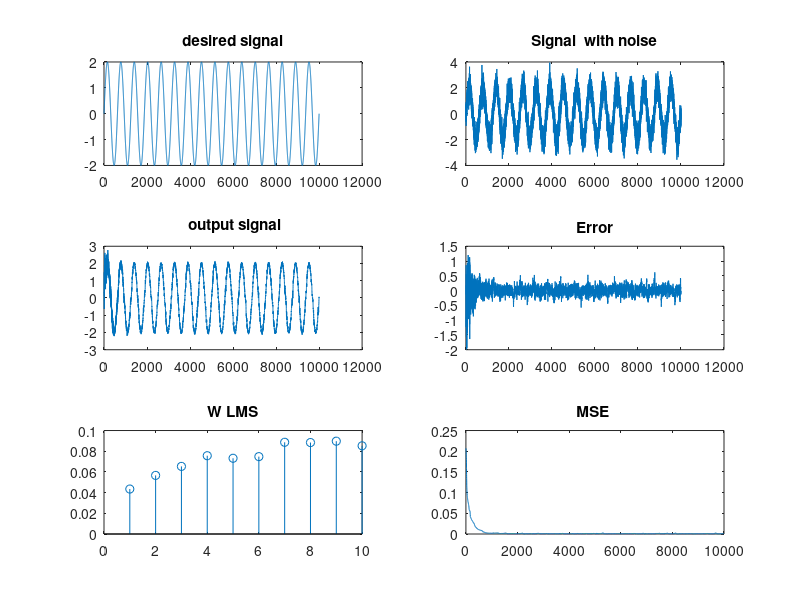
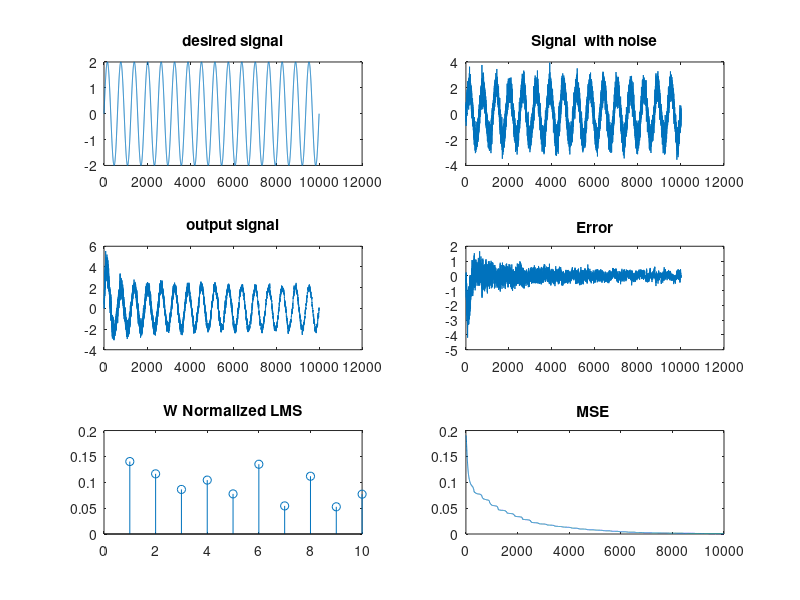
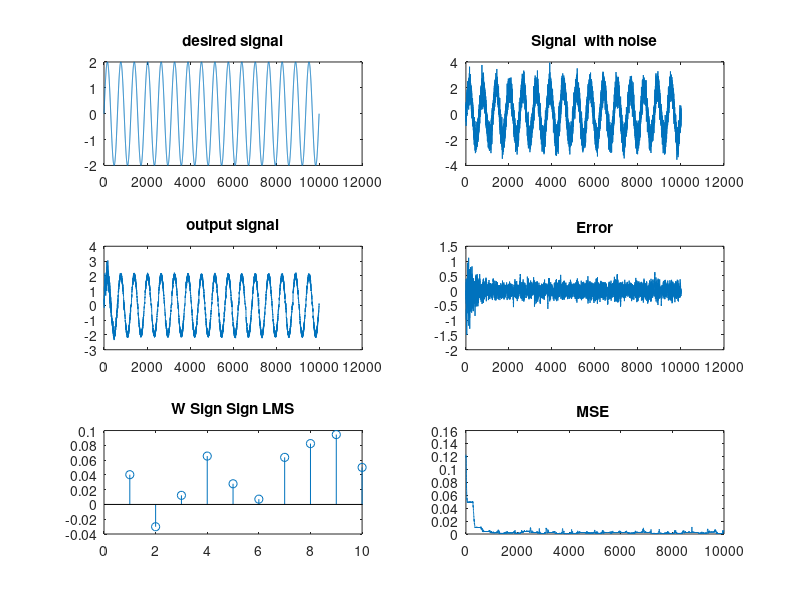
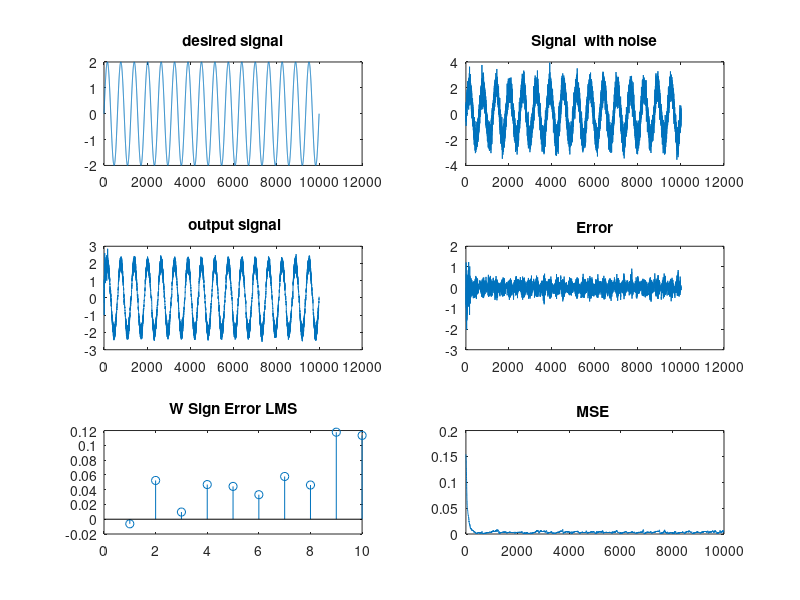

These charts were generated, in order, by the following MATLAB code:
clc;
close all;
clear all;
t=0:(0.0001):1;
dn=2*sin(2*pi*16*t); %desired
N=numel(dn);
un=dn(1:N)+0.5*randn(1,N);%signal with noise
u = 0.01;%step size
M = 10;%filter length
R = [];
r=xcorr(un,un); %
for i=1:1:M
 R(i)=r(N-i+1);
end
p=xcorr(dn,un); 
for i=1:1:M
 P(i)=p(N-i+1);
end
Rn=toeplitz(R); 
Wo=(inv(Rn))*P'; 
w1 = rand(M,1);
w2 = rand(M,1);
w3 = rand(M,1);
w4 = rand(M,1);
y1 = [];
y2 = [];
y3 = [];
y4 = [];
Me1 = [];
Me2 = [];
Me3 = [];
Me4 = [];
for i = M:N
 X = (un(i:-1:(i-M+1)))';
 e1(i) = dn(i) - w1'*X;
 w1 = w1 + (u*X*e1(i));
 y1(i) = w1'*X;
 Me1 = [Me1 immse(w1,Wo)];
end
figure();
subplot(3,2,1),plot(dn);title('desired signal');
subplot(3,2,2),plot(un);title('Signal  with noise');
subplot(3,2,3),plot(y1);title(' output signal');
subplot(3,2,4),plot(e1);title('Error');
subplot(3,2,5),stem(w1);title('W LMS');
subplot(3,2,6),plot(Me1);title('MSE ');
for i = M:N
 X = (un(i:-1:(i-M+1)))';
 e2(i) = dn(i) - w2'*X;
 w2 = w2 + ((u*X*e2(i))/((norm(X))^2)); 
 y2(i) = w2'*X;
 Me2 = [Me2 immse(w2,Wo)];
end
figure();
subplot(3,2,1),plot(dn);title('desired signal');
subplot(3,2,2),plot(un);title('Signal  with noise');
subplot(3,2,3),plot(y2);title('output signal');
subplot(3,2,4),plot(e2);title('Error');
subplot(3,2,5),stem(w2);title('W Normalized LMS');
subplot(3,2,6),plot(Me2);title('MSE ');
for i = M:N
 X = (un(i:-1:(i-M+1)))';
 e3(i) = dn(i) - w3'*X;
 w3 = w3 + (u*sign(X)*sign(e3(i))); 
 y3(i) = w3'*X;
 Me3 = [Me3 immse(w3,Wo)];
end
figure();
subplot(3,2,1),plot(dn);title('desired signal');
subplot(3,2,2),plot(un);title('Signal  with noise');
subplot(3,2,3),plot(y3);title('output signal');
subplot(3,2,4),plot(e3);title('Error');
subplot(3,2,5),stem(w3);title('W Sign Sign LMS');
subplot(3,2,6),plot(Me3);title('MSE ');
for i = M:N
 X = (un(i:-1:(i-M+1)))';
 e4(i) = dn(i) - w4'*X;
 w4 = w4 + (u*X*sign(e4(i))); 
 y4(i) = w4'*X;
 Me4 = [Me4 immse(w4,Wo)];
end
figure();
subplot(3,2,1),plot(dn);title('desired signal');
subplot(3,2,2),plot(un);title('Signal  with noise');
subplot(3,2,3),plot(y4);title(' output signal');
subplot(3,2,4),plot(e4);title('Error');
subplot(3,2,5),stem(w4);title('W Sign Error LMS');
subplot(3,2,6),plot(Me4);title('MSE ');
